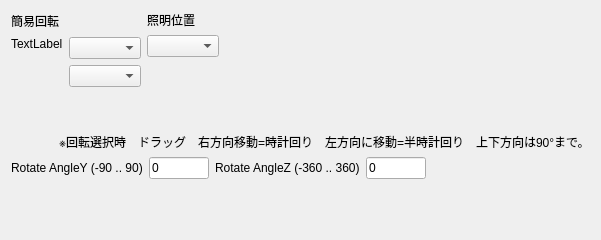
         <widget class="QWidget" name="VoxOptionTab">
          <property name="sizePolicy">
           <sizepolicy hsizetype="Expanding" vsizetype="Expanding">
            <horstretch>0</horstretch>
            <verstretch>0</verstretch>
           </sizepolicy>
          </property>
          <attribute name="title">
           <string>VoxOption</string>
          </attribute>
          <layout class="QVBoxLayout" name="verticalLayout_8">
           <item>
            <layout class="QHBoxLayout" name="horizontalLayout_19">
             <item>
              <layout class="QGridLayout" name="gridLayout">
               <item row="0" column="0" colspan="2">
                <layout class="QHBoxLayout" name="horizontalLayout_18">
                 <item>
                  <widget class="QLabel" name="label_16">
                   <property name="text">
                    <string>簡易回転</string>
                   </property>
                  </widget>
                 </item>
                 <item>
                  <spacer name="horizontalSpacer_4">
                   <property name="orientation">
                    <enum>Qt::Horizontal</enum>
                   </property>
                   <property name="sizeHint" stdset="0">
                    <size>
                     <width>40</width>
                     <height>20</height>
                    </size>
                   </property>
                  </spacer>
                 </item>
                </layout>
               </item>
               <item row="1" column="0">
                <layout class="QVBoxLayout" name="verticalLayout_3">
                 <item>
                  <widget class="QLabel" name="label_voxRotateImg">
                   <property name="text">
                    <string>TextLabel</string>
                   </property>
                  </widget>
                 </item>
                 <item>
                  <spacer name="verticalSpacer_12">
                   <property name="orientation">
                    <enum>Qt::Vertical</enum>
                   </property>
                   <property name="sizeHint" stdset="0">
                    <size>
                     <width>20</width>
                     <height>40</height>
                    </size>
                   </property>
                  </spacer>
                 </item>
                </layout>
               </item>
               <item row="1" column="1">
                <layout class="QVBoxLayout" name="verticalLayout_6">
                 <item>
                  <widget class="CustomCombo" name="comboBox_voxRotate"/>
                 </item>
                 <item>
                  <widget class="CustomCombo" name="comboBox_voxRotateV"/>
                 </item>
                 <item>
                  <spacer name="verticalSpacer_9">
                   <property name="orientation">
                    <enum>Qt::Vertical</enum>
                   </property>
                   <property name="sizeHint" stdset="0">
                    <size>
                     <width>20</width>
                     <height>40</height>
                    </size>
                   </property>
                  </spacer>
                 </item>
                </layout>
               </item>
              </layout>
             </item>
             <item>
              <layout class="QVBoxLayout" name="verticalLayout_7">
               <item>
                <widget class="QLabel" name="label_17">
                 <property name="text">
                  <string>照明位置</string>
                 </property>
                </widget>
               </item>
               <item>
                <widget class="CustomCombo" name="comboBox_voxLightPos"/>
               </item>
               <item>
                <spacer name="verticalSpacer_8">
                 <property name="orientation">
                  <enum>Qt::Vertical</enum>
                 </property>
                 <property name="sizeHint" stdset="0">
                  <size>
                   <width>20</width>
                   <height>40</height>
                  </size>
                 </property>
                </spacer>
               </item>
              </layout>
             </item>
             <item>
              <spacer name="horizontalSpacer_7">
               <property name="orientation">
                <enum>Qt::Horizontal</enum>
               </property>
               <property name="sizeHint" stdset="0">
                <size>
                 <width>40</width>
                 <height>20</height>
                </size>
               </property>
              </spacer>
             </item>
            </layout>
           </item>
           <item>
            <widget class="QLabel" name="label_voxoption_01">
             <property name="text">
              <string>　　　　※回転選択時　ドラッグ　右方向移動=時計回り　左方向に移動=半時計回り　上下方向は90°まで。</string>
             </property>
            </widget>
           </item>
           <item>
            <layout class="QHBoxLayout" name="horizontalLayout_20">
             <item>
              <widget class="QLabel" name="label_rotateAngleY">
               <property name="text">
                <string>Rotate AngleY (-90 .. 90)</string>
               </property>
              </widget>
             </item>
             <item>
              <widget class="QLineEdit" name="lineEdit_rotateAngleY">
               <property name="maximumSize">
                <size>
                 <width>60</width>
                 <height>16777215</height>
                </size>
               </property>
               <property name="text">
                <string>0</string>
               </property>
              </widget>
             </item>
             <item>
              <widget class="QLabel" name="label_rotateAngleZ">
               <property name="text">
                <string>Rotate AngleZ (-360 .. 360)</string>
               </property>
              </widget>
             </item>
             <item>
              <widget class="QLineEdit" name="lineEdit_rotateAngleZ">
               <property name="maximumSize">
                <size>
                 <width>60</width>
                 <height>16777215</height>
                </size>
               </property>
               <property name="text">
                <string>0</string>
               </property>
              </widget>
             </item>
             <item>
              <spacer name="horizontalSpacer_5">
               <property name="orientation">
                <enum>Qt::Horizontal</enum>
               </property>
               <property name="sizeHint" stdset="0">
                <size>
                 <width>40</width>
                 <height>20</height>
                </size>
               </property>
              </spacer>
             </item>
            </layout>
           </item>
           <item>
            <spacer name="verticalSpacer">
             <property name="orientation">
              <enum>Qt::Vertical</enum>
             </property>
             <property name="sizeHint" stdset="0">
              <size>
               <width>20</width>
               <height>50</height>
              </size>
             </property>
            </spacer>
           </item>
          </layout>
         </widget>
